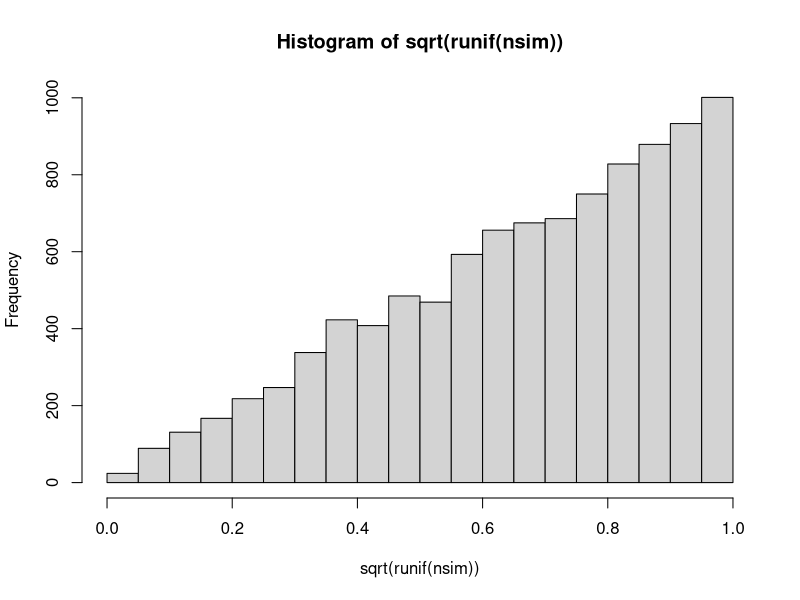
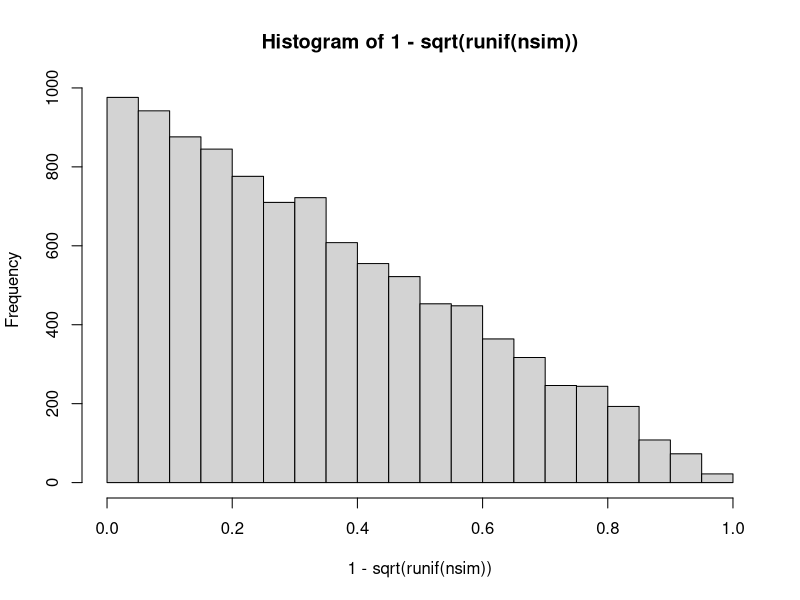
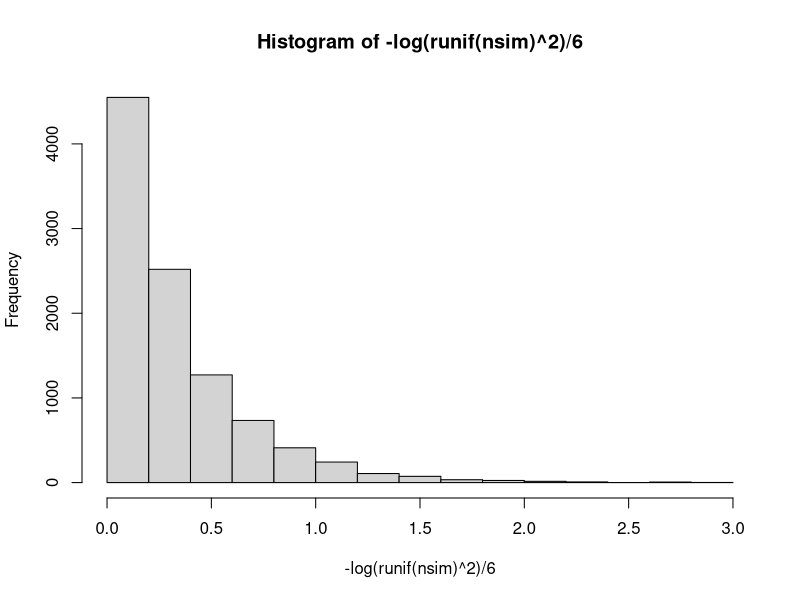

R code for these plots, in order:
# Formula is provided here: https://en.wikipedia.org/wiki/Order_statistic
nsim = 10 * 1000

# Get the maximum of the two unifromly random samples; assuming IID
order_statistic_2_2 = mean(sqrt(runif(nsim)))
print(order_statistic_2_2)

# Histogram
hist(sqrt(runif(nsim)))

# empirical
u1 = runif(nsim)
u2 = runif(nsim)
m = pmax(u1, u2)
print(mean(m))


# Get the minimum of the two unifromly random samples; assuming IID
order_statistic_2_1 = mean(1 - sqrt(runif(nsim)))
print(order_statistic_2_1)

# Histogram
hist(1 - sqrt(runif(nsim)))


# empirical
u1 = runif(nsim)
u2 = runif(nsim)
m = pmin(u1, u2)
print(mean(m))

# Get the minimum of the three exponentially random samples; assuming IID
lambda = 1
order_statistic_3_1 = mean(-log(runif(nsim) ** 2)/6)
print(order_statistic_3_1)

# Histogram
hist(-log(runif(nsim) ** 2)/6)

# empirical
lambda = 1
r1 = rexp(nsim, lambda)
r2 = rexp(nsim, lambda)
r3 = rexp(nsim, lambda)
print(mean(pmin(r1, r2, r3)))